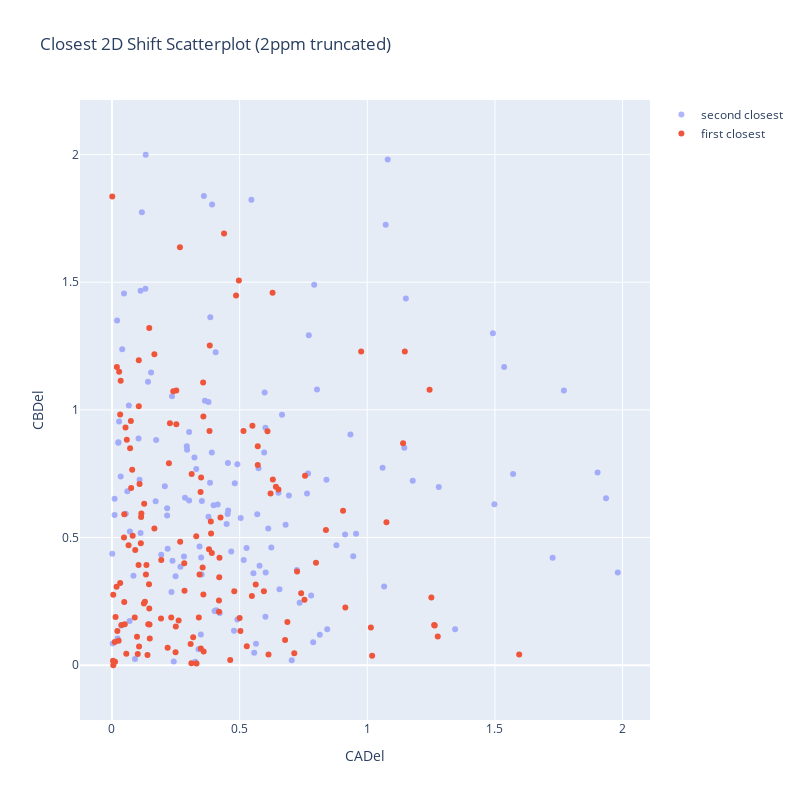

Here is the notebook cell this chart was saved with:
### Code cell
x0 = [x[0] for x in two_d_dataframe['CADel'] if x is not None and x[0] < 2]
y0 = [y[0] for y in two_d_dataframe['CBDel'] if y is not None and y[0] < 2]
x1 = [x[1] for x in two_d_dataframe['CADel'] if x is not None and x[1] < 2]
y1 = [y[1] for y in two_d_dataframe['CBDel'] if y is not None and y[1] < 2]

fig1 = go.Figure()
fig1.add_trace(go.Scatter(x=x1, y=y1, name='second closest', mode='markers', opacity = .5))
fig1.add_trace(go.Scatter(x=x0, y=y0, name='first closest', mode='markers'))
fig1.update_layout(yaxis_title_text='CBDel', yaxis=dict(scaleanchor = 'x', scaleratio=1), 
                  xaxis_title_text='CADel', title_text = 'Closest 2D Shift Scatterplot (2ppm truncated)',
                  width=800, height=800)
fig1.show()

### Figure 1 — Plotly figure (JSON) as saved in the notebook; plotly's stock layout.template omitted (floating-point values rounded to 4 significant figures; data arrays with more than 128 entries replaced by an {"elided": "..."} marker saying what was removed)
{"data": [{"mode": "markers", "name": "second closest", "opacity": 0.5, "type": "scatter", "x": {"elided": "141 float values"}, "y": {"elided": "138 float values"}}, {"mode": "markers", "name": "first closest", "type": "scatter", "x": {"elided": "144 float values"}, "y": {"elided": "143 float values"}}], "layout": {"height": 800, "title": {"text": "Closest 2D Shift Scatterplot (2ppm truncated)"}, "width": 800, "xaxis": {"title": {"text": "CADel"}}, "yaxis": {"scaleanchor": "x", "scaleratio": 1, "title": {"text": "CBDel"}}}}
